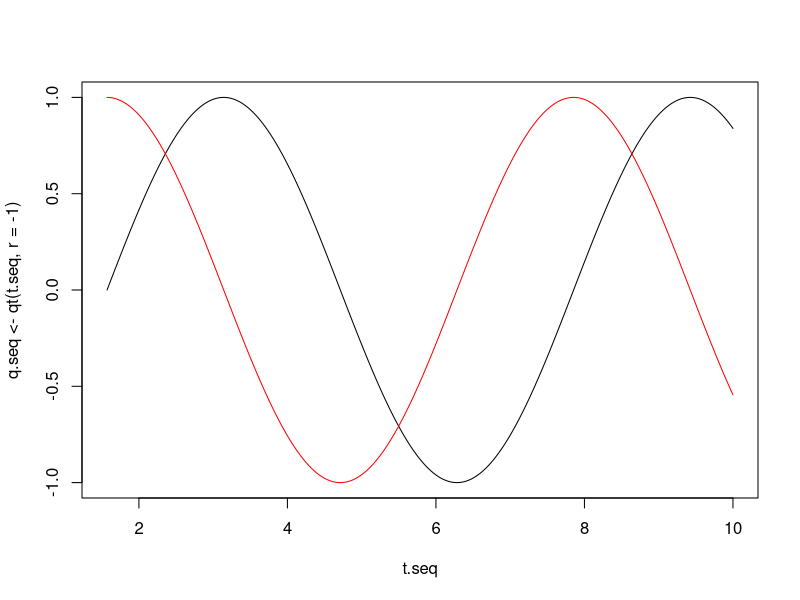
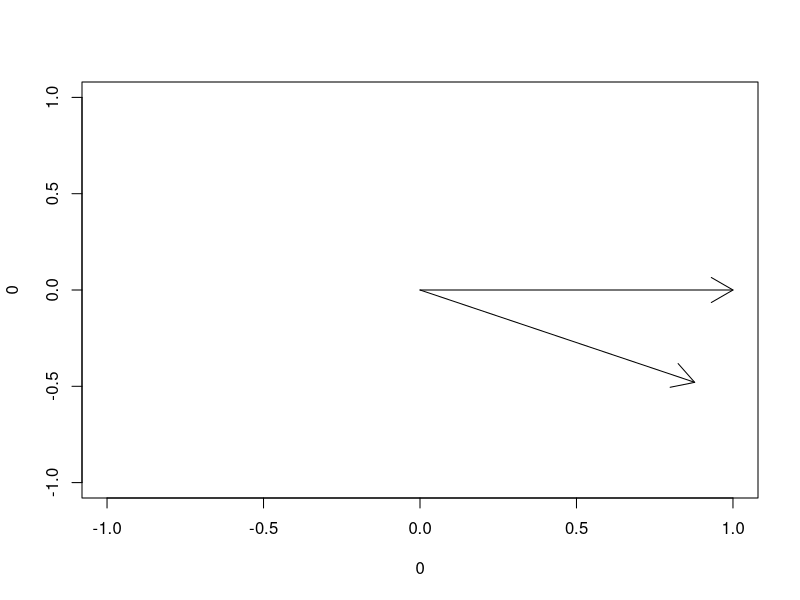
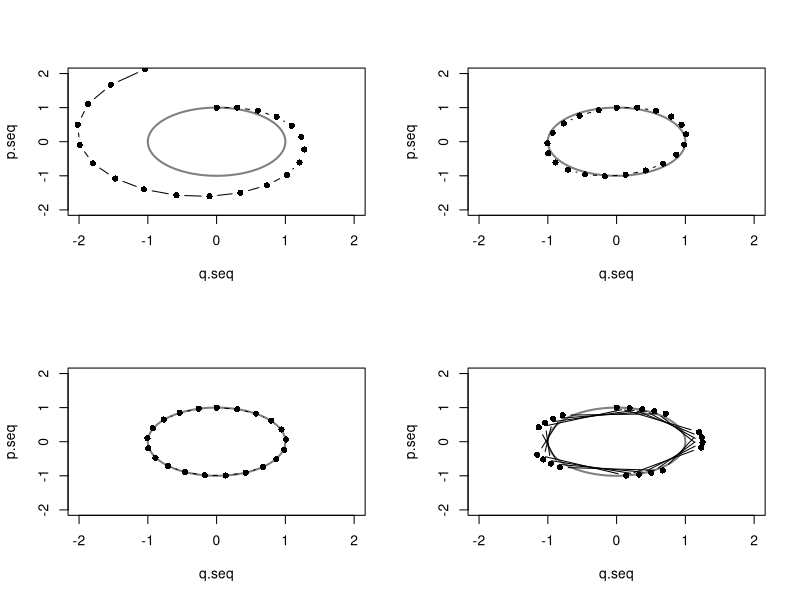

Here is the R script that generated these plots, in order: (Note: this script raises an error after producing the figures.)

## Plot a simple example of Hamiltonian dynamics
qt <- function(t, r=1, a=0) r*cos(a+t)
pt <- function(t, r=1, a=0) -r*sin(a+t)
H <- function(t, r, a)
    qt(t=t, r=r, a=a)^2/2 + pt(t=t, r=r, a=a)^2/2
t.seq <- seq(pi/2,10, len=1000)
plot(t.seq, q.seq <- qt(t.seq, r=-1), type="l")
lines(t.seq, p.seq <- pt(t.seq, r=-1), col="red")
plot(0,0, xlim=c(-1,1), ylim=c(-1,1), type='n')
## transformation is a rotation
arrows(0,0, qt(0), pt(0))
arrows(0,0, qt(.5), pt(.5))
## H is conserved
H(0,1,0)
H(1,1,0)

p <- c(2,5)
M <- matrix(c(2,0,0,2.4), nrow=2)
## Looks like a typo in 2.23, 2 should be a 1
t(p) %*% solve(M) %*% p
p^2 %*% (1/diag(M))


## Reproduce figure 1; numerical solutions
## Use Euler's method
par(mfrow=c(2,2))
Nsim <- 21
eps <- .3
psim <- qsim <- rep(NA, Nsim)
qsim[1] <- 0
psim[1] <- 1
for(n in 2:Nsim){
    psim[n] <- psim[n-1] - eps*qsim[n-1]
    qsim[n] <- qsim[n-1] + eps*psim[n-1]
}
plot(q.seq, p.seq, type='l', lwd=2, ylim=c(-2,2), xlim=c(-2,2), col=gray(.5))
lines(qsim, psim, type='b', pch=16)
## Euler's modified method
psim <- qsim <- rep(NA, Nsim)
qsim[1] <- 0
psim[1] <- 1
for(n in 2:Nsim){
    psim[n] <- psim[n-1] - eps*qsim[n-1]
    qsim[n] <- qsim[n-1] + eps*psim[n]
}
plot(q.seq, p.seq, type='l', lwd=2, ylim=c(-2,2), xlim=c(-2,2), col=gray(.5))
lines(qsim, psim, type='b', pch=16)
## The "leapfrog" method
psim <- qsim <- rep(NA, Nsim)
qsim[1] <- 0
psim[1] <- 1
for(n in 2:Nsim){
    ptemp <- psim[n-1] - (eps/2)*qsim[n-1]
    qsim[n] <- qsim[n-1] + eps*ptemp
    psim[n] <- ptemp - (eps/2)*qsim[n]
}
plot(q.seq, p.seq, type='l', lwd=2, ylim=c(-2,2), xlim=c(-2,2), col=gray(.5))
lines(qsim, psim, type='b', pch=16)
## The "leapfrog" method with bigger eps
eps <- 1.2
psim <- qsim <- rep(NA, Nsim)
qsim[1] <- 0
psim[1] <- 1
for(n in 2:Nsim){
    ptemp <- psim[n-1] - (eps/2)*qsim[n-1]
    qsim[n] <- qsim[n-1] + eps*ptemp
    psim[n] <- ptemp - (eps/2)*qsim[n]
}
plot(q.seq, p.seq, type='l', lwd=2, ylim=c(-2,2), xlim=c(-2,2), col=gray(.5))
lines(qsim, psim, type='b', pch=16)


## The HMC function from the paper
HMC <- function(U, grad.U, eps, L, current.q){
    q <- current.q
    p <- rnorm(length(q), 0,1)
    current.p <- p
    ## Make a half step
    p <- p-eps*grad.U(q)/2
    ## alternate full steps for position and momentum
    for (i in 1:L){
        q <- q+ eps*p
        if(i!=L) p <- p-eps*grad.U(q)
    }
    ## half step for momentum at the end
    p <- p-eps*grad.U(q)/2
    ## negate p to make proposal symmetric
    p <- -p
    current.U <- U(current.q)
    current.K <- sum(current.p^2)/2
    proposed.U <- U(q)
    proposed.K <- sum(p^2)/2
    ## Return a list of the current state, proposed, and acceptance
    NLL <- current.U
    ## accept or reject
    if(runif(1) < exp(current.U-proposed.U+current.K-proposed.K))
        final.q <- q
    else final.q <- current.q
    results <- list(current.p=current.p, current.q=current.q, proposed.q=q,
                    q=final.q, NLL=NLL)
    return(results)
}

## Try to get a standard normal working
U <- function(q) q^2/2
grad.U <- function(q) q
Nsim <- 1000
qsim <- rep(NA, len=Nsim)
qsim[1] <- 0                            # initialize at 0
for(n in 2:Nsim){
    qsim[n] <- HMC(U, grad.U, eps=.1, L=5, current.q=qsim[n-1])
}
plot(qsim, type='l', ylim=c(-3,3))

## Try a bivariate normal
cor <- matrix(c(1,.5,.5,1), nrow=2)
cor.inv <- solve(cor)
U <- function(q)  t(q) %*% cor.inv %*% q
## Do I suck at math? This probably has a clean matrix formula.
grad.U <- function(q) c(2*q[1]*cor.inv[1,1]+2*q[2]*cor.inv[1,2],
                        2*q[2]*cor.inv[2,2]+2*q[1]*cor.inv[2,1])
Nsim <- 100
qsim <- matrix(NA, nrow=Nsim, ncol=nrow(cor) )
qsim[1,] <- c(-15, -15)
temp <- list()
for(n in 2:Nsim){
    temp[[n]] <- HMC(U, grad.U, eps=.25, L=5, current.q=qsim[n-1,])
    qsim[n,] <- temp[[n]]$q
}
## clean up and organize the results
q <- do.call(rbind, lapply(temp, function(x) x$q))
proposed.q <- do.call(rbind, lapply(temp, function(x) x$proposed.q))
current.q <- do.call(rbind, lapply(temp, function(x) x$current.q))
current.p <- do.call(rbind, lapply(temp, function(x) x$current.p))
NLL <- do.call(rbind, lapply(temp, function(x) x$NLL))
accepted <- proposed.q[,1]==q[,1]

plot(q, type='p', ylim=c(-3,3), xlim=c(-3,3))
plot(proposed.q, type='p', ylim=c(-3,3), xlim=c(-3,3), col=ifelse(accepted,
                                                       "black", "red"))
plot(current.q, type='p', ylim=c(-3,3), xlim=c(-3,3))
plot(qsim)
